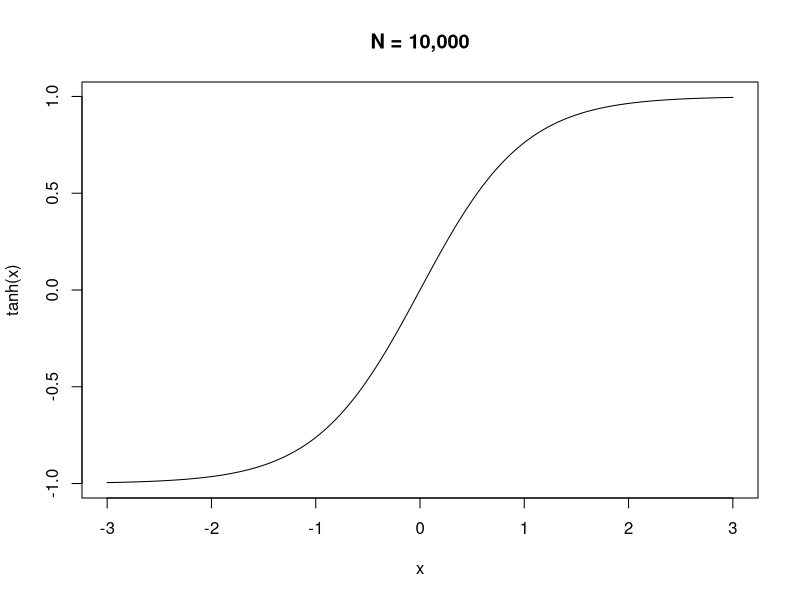

Write the R code that produced this figure.

n <- 10000

x <- c(0:n)
x <- (x - median(x))
range(x)
x <- x/1666
#5000/1666 ~= 3
range(x)

y <- tanh(x)

plot(y~x, type = "l", main = "N = 10,000", ylab = "tanh(x)", xlab = "x")


